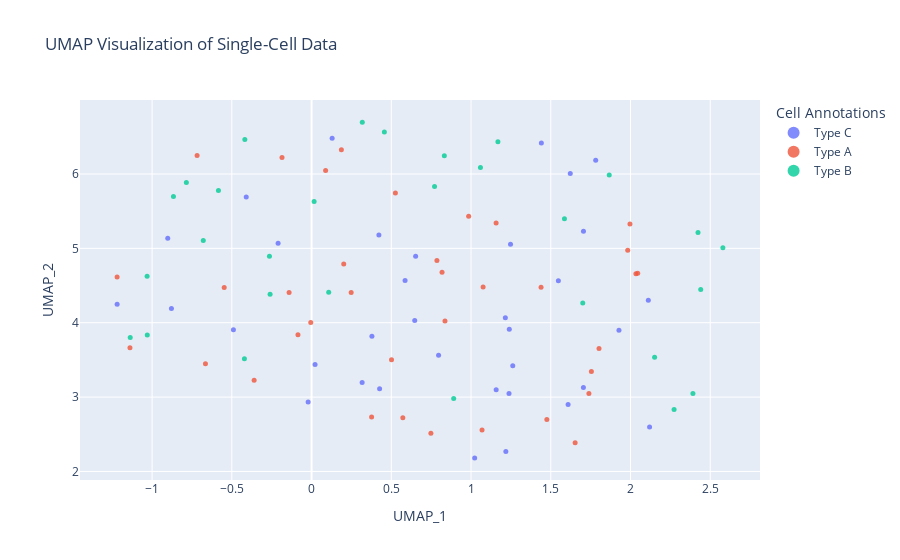

The cell this chart's notebook holds for it:
### Code cell
# Example usage
if __name__ == "__main__":
    # Simulated gene expression data (e.g., 100 cells with 50 genes each)
    data = np.random.rand(100, 50)
    labels = np.random.choice(["Type A", "Type B", "Type C"], size=100)

    # Create UMAP plot
    fig = visualize_umap(data, labels=labels, n_components=2)
    fig.show()

### Figure 1 — Plotly figure (JSON) as saved in the notebook; plotly's stock layout.template omitted (floating-point values rounded to 4 significant figures)
{"data": [{"customdata": [["Type C"], ["Type C"], ["Type C"], ["Type C"], ["Type C"], ["Type C"], ["Type C"], ["Type C"], ["Type C"], ["Type C"], ["Type C"], ["Type C"], ["Type C"], ["Type C"], ["Type C"], ["Type C"], ["Type C"], ["Type C"], ["Type C"], ["Type C"], ["Type C"], ["Type C"], ["Type C"], ["Type C"], ["Type C"], ["Type C"], ["Type C"], ["Type C"], ["Type C"], ["Type C"], ["Type C"], ["Type C"], ["Type C"], ["Type C"], ["Type C"]], "hovertemplate": "Annotations=%{customdata[0]}<br>UMAP_1=%{x}<br>UMAP_2=%{y}<extra></extra>", "legendgroup": "Type C", "marker": {"color": "#636efa", "opacity": 0.8, "size": 5, "symbol": "circle"}, "mode": "markers", "name": "Type C", "orientation": "v", "showlegend": true, "type": "scatter", "x": [1.24, 0.7965, 1.262, 1.215, 1.158, 0.3172, 1.548, 1.248, 1.441, -0.9018, -0.02154, 0.3785, 1.609, -0.2098, 1.238, 0.647, 1.928, 1.622, 1.705, 0.4267, -1.219, -0.4097, 1.218, 0.129, -0.8787, 1.023, -0.4901, 1.782, 0.6526, 2.12, 0.4222, 1.705, 2.112, 0.5864, 0.02192], "xaxis": "x", "y": [3.912, 3.562, 3.423, 4.066, 3.098, 3.195, 4.563, 5.055, 6.417, 5.137, 2.934, 3.819, 2.901, 5.069, 3.049, 4.03, 3.9, 6.007, 5.229, 3.111, 4.248, 5.691, 2.267, 6.479, 4.193, 2.183, 3.905, 6.183, 4.893, 2.599, 5.18, 3.128, 4.301, 4.569, 3.439], "yaxis": "y"}, {"customdata": [["Type A"], ["Type A"], ["Type A"], ["Type A"], ["Type A"], ["Type A"], ["Type A"], ["Type A"], ["Type A"], ["Type A"], ["Type A"], ["Type A"], ["Type A"], ["Type A"], ["Type A"], ["Type A"], ["Type A"], ["Type A"], ["Type A"], ["Type A"], ["Type A"], ["Type A"], ["Type A"], ["Type A"], ["Type A"], ["Type A"], ["Type A"], ["Type A"], ["Type A"], ["Type A"], ["Type A"], ["Type A"], ["Type A"], ["Type A"], ["Type A"], ["Type A"]], "hovertemplate": "Annotations=%{customdata[0]}<br>UMAP_1=%{x}<br>UMAP_2=%{y}<extra></extra>", "legendgroup": "Type A", "marker": {"color": "#EF553B", "opacity": 0.8, "size": 5, "symbol": "circle"}, "mode": "markers", "name": "Type A", "orientation": "v", "showlegend": true, "type": "scatter", "x": [-0.08531, 1.739, 0.8367, -0.1853, 0.2018, -1.219, 2.034, -0.005022, 1.076, 1.803, 0.187, 0.5015, 0.7483, 0.08815, 1.983, 1.157, 2.045, 1.069, -0.3601, -0.7178, 0.2483, 1.653, 1.997, 0.5723, -0.141, 1.439, 1.475, 0.7862, 0.3766, -0.6654, -0.5478, 1.755, 0.8183, 0.9853, 0.5258, -1.139], "xaxis": "x", "y": [3.84, 3.05, 4.024, 6.222, 4.791, 4.615, 4.657, 4.002, 4.479, 3.652, 6.325, 3.501, 2.512, 6.046, 4.973, 5.34, 4.665, 2.557, 3.226, 6.25, 4.408, 2.387, 5.326, 2.721, 4.406, 4.478, 2.698, 4.837, 2.732, 3.449, 4.475, 3.343, 4.679, 5.432, 5.743, 3.665], "yaxis": "y"}, {"customdata": [["Type B"], ["Type B"], ["Type B"], ["Type B"], ["Type B"], ["Type B"], ["Type B"], ["Type B"], ["Type B"], ["Type B"], ["Type B"], ["Type B"], ["Type B"], ["Type B"], ["Type B"], ["Type B"], ["Type B"], ["Type B"], ["Type B"], ["Type B"], ["Type B"], ["Type B"], ["Type B"], ["Type B"], ["Type B"], ["Type B"], ["Type B"], ["Type B"], ["Type B"]], "hovertemplate": "Annotations=%{customdata[0]}<br>UMAP_1=%{x}<br>UMAP_2=%{y}<extra></extra>", "legendgroup": "Type B", "marker": {"color": "#00cc96", "opacity": 0.8, "size": 5, "symbol": "circle"}, "mode": "markers", "name": "Type B", "orientation": "v", "showlegend": true, "type": "scatter", "x": [-0.679, 1.701, -1.03, 1.867, -0.264, 2.151, 0.7713, 1.169, -1.031, 0.8912, 1.586, 1.059, -0.4184, 0.8326, 0.4565, -1.137, 0.01608, -0.5839, 2.579, -0.2601, -0.421, 0.1075, 0.3182, -0.8661, 2.44, 2.392, -0.7851, 2.273, 2.423], "xaxis": "x", "y": [5.104, 4.266, 3.835, 5.986, 4.893, 3.536, 5.832, 6.433, 4.625, 2.98, 5.398, 6.087, 6.463, 6.244, 6.565, 3.803, 5.63, 5.779, 5.007, 4.382, 3.517, 4.41, 6.697, 5.696, 4.446, 3.049, 5.885, 2.832, 5.215], "yaxis": "y"}], "layout": {"legend": {"itemsizing": "constant", "title": {"text": "Cell Annotations"}, "tracegroupgap": 0}, "title": {"text": "UMAP Visualization of Single-Cell Data"}, "xaxis": {"anchor": "y", "domain": [0, 1], "title": {"text": "UMAP_1"}}, "yaxis": {"anchor": "x", "domain": [0, 1], "title": {"text": "UMAP_2"}}}}
